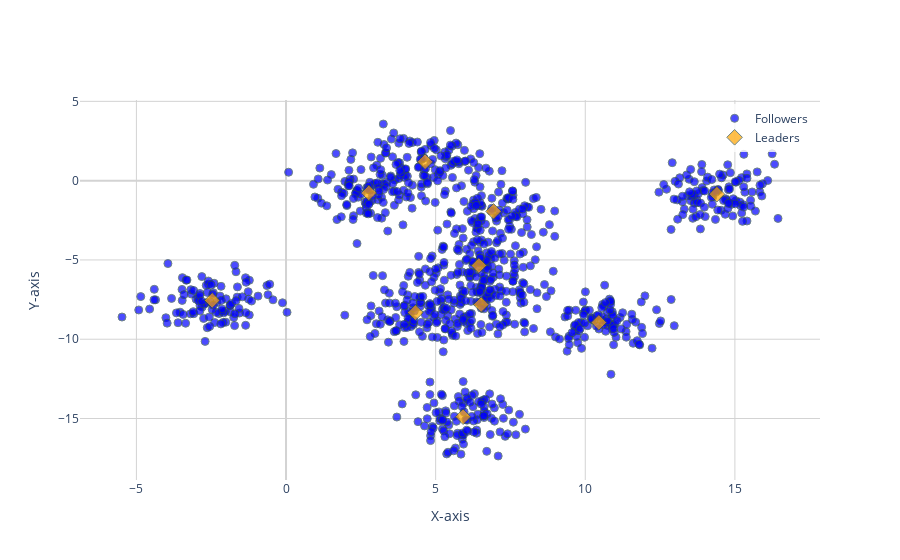

Source (notebook cell):
### Code cell
if delta > 0:
    fig = create_scatter_plot(
            data_sets=[(xs[:, 0], xs[:, 1]), (zs[:, 0], zs[:, 1]), (phis[:, 0], phis[:, 1])],
            labels=["Followers", "Leaders", "Status quo"],
            colors=["blue", "orange", "green"],
            sizes=[8, 12, 10],
            symbols=["circle", "diamond", "star"],
            title=""
        )
else:
    fig = create_scatter_plot(
            data_sets=[(xs[:, 0], xs[:, 1]), (zs[:, 0], zs[:, 1])],
            labels=["Followers", "Leaders"],
            colors=["blue", "orange"],
            sizes=[8, 12],
            symbols=["circle", "diamond"],
            title=""
        )
fig.layout.height = 700
fig.show()

### Figure 1 — Plotly figure (JSON) as saved in the notebook; plotly's stock layout.template omitted (floating-point values rounded to 4 significant figures; data arrays with more than 128 entries replaced by an {"elided": "..."} marker saying what was removed)
{"data": [{"hovertemplate": "Followers<br>X: %{x:.2f}<br>Y: %{y:.2f}<br><extra></extra>", "marker": {"color": "blue", "line": {"color": "DarkSlateGrey", "width": 1}, "opacity": 0.7, "size": 8, "symbol": "circle"}, "mode": "markers", "name": "Followers", "type": "scatter", "x": {"elided": "1000 float values"}, "y": {"elided": "1000 float values"}}, {"hovertemplate": "Leaders<br>X: %{x:.2f}<br>Y: %{y:.2f}<br><extra></extra>", "marker": {"color": "orange", "line": {"color": "DarkSlateGrey", "width": 1}, "opacity": 0.7, "size": 12, "symbol": "diamond"}, "mode": "markers", "name": "Leaders", "type": "scatter", "x": [6.933, 2.767, 4.647, 14.4, 4.325, 6.444, -2.468, 10.45, 6.52, 5.918], "y": [-1.938, -0.7727, 1.19, -0.8515, -8.318, -5.355, -7.553, -8.941, -7.816, -14.89]}], "layout": {"autosize": true, "hovermode": "closest", "legend": {"bgcolor": "rgba(255, 255, 255, 0.8)", "x": 0.99, "xanchor": "right", "y": 0.99, "yanchor": "top"}, "plot_bgcolor": "white", "showlegend": true, "title": {"font": {"size": 24}, "text": "", "x": 0.5}, "xaxis": {"autorange": true, "gridcolor": "LightGrey", "gridwidth": 1, "range": [-6.824, 17.78], "showgrid": true, "title": {"font": {"size": 14}, "text": "X-axis"}, "type": "linear", "zeroline": true, "zerolinecolor": "LightGrey", "zerolinewidth": 2}, "yaxis": {"autorange": true, "gridcolor": "LightGrey", "gridwidth": 1, "range": [-18.78, 4.99], "showgrid": true, "title": {"font": {"size": 14}, "text": "Y-axis"}, "type": "linear", "zeroline": true, "zerolinecolor": "LightGrey", "zerolinewidth": 2}}}
